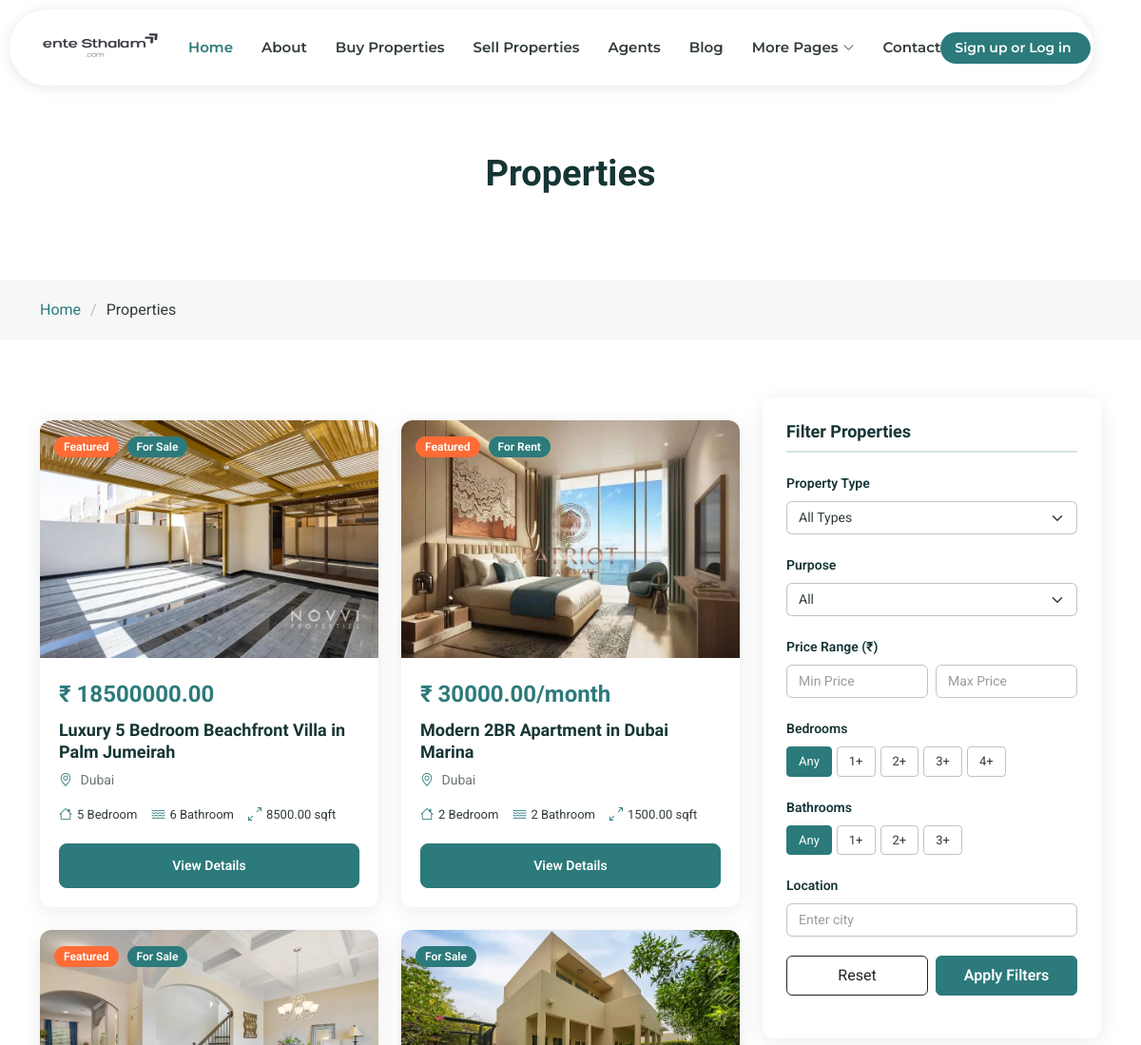
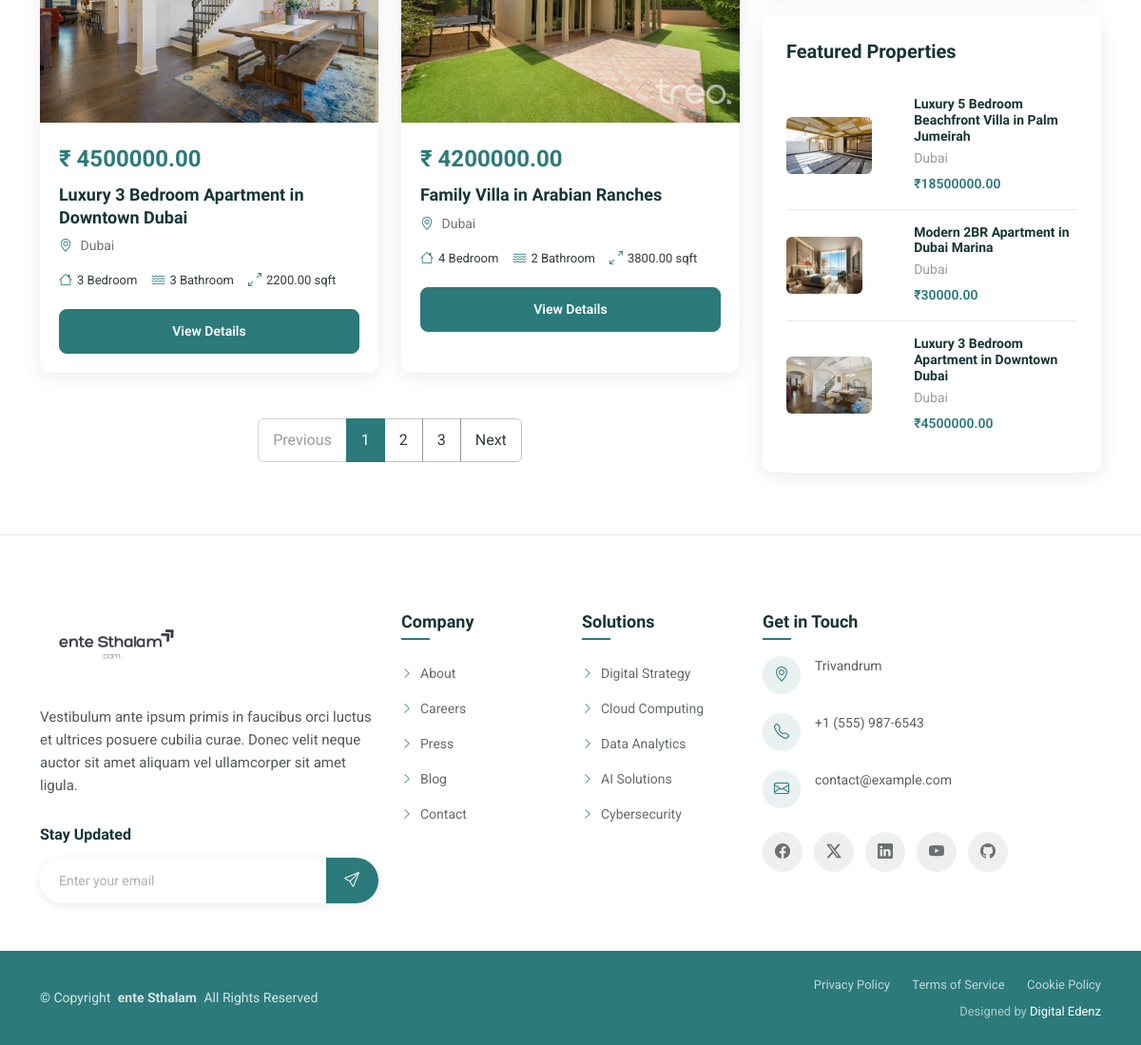
Screenshot of /properties/properties with the database file from the repository (2 pictures, top to bottom).
### properties/models.py (models this page shows, shortened)
class Property(models.Model):
    PROPERTY_TYPE_CHOICES = [
        ('apartment', 'Apartment'),
        ('villa', 'Villa'),
        ('townhouse', 'Townhouse'),
        ('penthouse', 'Penthouse'),
        ('residential_plot', 'Residential Plot'),
        ('commercial', 'Commercial'),
        ('office', 'Office'),
        ('warehouse', 'Warehouse'),
        ('land', 'Land'),
    ]
    PURPOSE_CHOICES = [
        ('sale', 'For Sale'),
        ('rent', 'For Rent'),
    ]
    FURNISHING_CHOICES = [
        ('furnished', 'Fully Furnished'),
        ('unfurnished', 'Unfurnished'),
        ('partially', 'Partially Furnished'),
    ]
    title = models.CharField(max_length=200)
    slug = models.SlugField(max_length=250,unique=True,blank=True)
    description = models.TextField()
    property_type = models.CharField(max_length=50,choices=PROPERTY_TYPE_CHOICES)
    purpose = models.CharField(max_length=10,choices=PURPOSE_CHOICES,default='sale')
    price = models.DecimalField(max_digits=12,decimal_places=2)
    address = models.TextField()
    city = models.CharField(max_length=100)
    location_latitude = models.DecimalField(max_digits=9, decimal_places=6, blank=True, null=True)
    location_longitude = models.DecimalField(max_digits=9, decimal_places=6, blank=True, null=True)
    bedrooms = models.PositiveIntegerField()
    bathrooms = models.PositiveIntegerField()
    parking_spaces = models.PositiveIntegerField(default=0)
    area_sqft = models.DecimalField(max_digits=8, decimal_places=2)
    furnishing = models.CharField(max_length=100,choices=FURNISHING_CHOICES,default='unfurnished')
    features = models.TextField(blank=True)  # Comma-separated features
    building_name = models.CharField(max_length=100, blank=True)
    floor_number = models.IntegerField(blank=True, null=True)
    total_floors = models.IntegerField(blank=True, null=True)
    year_built = models.PositiveIntegerField(
        validators=[MinValueValidator(1900), MaxValueValidator(2030)],
        blank=True, null=True
    )
    listed_by = models.ForeignKey(Account, on_delete=models.CASCADE, related_name='properties')
    is_verified = models.BooleanField(default=False)
    is_featured = models.BooleanField(default=False)
    is_published = models.BooleanField(default=True)
    created_at = models.DateTimeField(auto_now_add=True)
    updated_at = models.DateTimeField(auto_now=True)
    class Meta:
        verbose_name = "Property"
        verbose_name_plural = "Properties"
        ordering = ['-created_at']
        indexes = [
            models.Index(fields=['purpose', 'property_type']),
            models.Index(fields=['city', 'price']),
            models.Index(fields=['is_featured', 'is_published']),
        ]

class PropertyImage(models.Model):
    property = models.ForeignKey(Property,on_delete=models.CASCADE,related_name='images')
    image = models.ImageField(upload_to='properties_images/')
    caption = models.CharField(max_length=200,blank=True)
    is_primary = models.BooleanField(default=False)
    order = models.PositiveIntegerField(default=0)

### properties/views.py (the view)
# urls.py: path('properties/', include('properties.urls')),
def properties(request):
    property_type = request.GET.get('property_type','')
    purpose = request.GET.get('purpose','')
    city = request.GET.get('city','')
    min_price = request.GET.get('min_price','')
    max_price = request.GET.get('max_price','')
    bedrooms = request.GET.get('bedrooms','')
    bathrooms = request.GET.get('bathrooms','')
    properties = Property.objects.filter(is_verified = True,is_published=True).prefetch_related('images').select_related('listed_by')
    if property_type:
        properties = properties.filter(property_type=property_type)
    if purpose:
        properties = properties.filter(purpose=purpose)
    if city:
        properties = properties.filter(city__icontains = city)
    if min_price:
        properties = properties.filter(price__gte=min_price)
    if max_price:
        properties = properties.filter(price__lte = max_price)
    if bedrooms:
        properties = properties.filter(bedrooms__gte = int(bedrooms))
    if bathrooms:
        properties = properties.filter(bathrooms__gte = int(bathrooms))
    featured_properties = Property.objects.filter(is_featured = True,is_verified = True,is_published = True).prefetch_related('images')[:3]
    properties = properties.order_by('-is_featured', '-created_at')
    context = {
        'properties':properties,
        'featured': featured_properties,
        'property_types': Property.PROPERTY_TYPE_CHOICES,
        'purposes': Property.PURPOSE_CHOICES,
        'current_filters': {
            'property_type': property_type,
            'purpose': purpose,
            'city': city,
            'min_price': min_price,
            'max_price': max_price,
            'bedrooms': bedrooms,
            'bathrooms': bathrooms,
        }
    }
    return render(request,'properties/properties.html',context)

### Templates/properties/properties.html (shortened to what this page needs)
{% extends "includes/base.html" %}
{% load static %}
{% block content %}
<main class="main">
    <div class="page-title">
      <div class="heading">
        <div class="container">
          <div class="row d-flex justify-content-center text-center">
            <div class="col-lg-8">
              <h1 class="heading-title">Properties</h1>
            </div>
          </div>
        </div>
      </div>
      <nav class="breadcrumbs">
        <div class="container">
          <ol>
            <li><a href="{% url "home" %}">Home</a></li>
            <li class="current">Properties</li>
          </ol>
        </div>
      </nav>
    </div>
    <section id="properties" class="properties section">
      <div class="container" data-aos="fade-up" data-aos-delay="100">
        <div class="row">
          <div class="col-lg-8">
            <div class="properties-grid view-grid active" data-aos="fade-up" data-aos-delay="200">
              <div class="row g-4">
              {% if properties %}
                {% for pro in properties %}
                <div class="col-lg-6 col-md-6">
                  <div class="property-card">
                    <div class="property-image">
                      {% with pro.images.all|first as primary_image%}
                        {% if primary_image %}
                            <img src="{{ primary_image.image.url }}" alt="{{ property.title }}">
                        {% else %}
                            <img src="{% static 'images/no-image.jpg' %}" alt="No Image">
                        {% endif %}
                        {% endwith %}
                      <div class="property-badges">
                        {% if pro.is_featured %}
                        <span class="badge featured">Featured</span>
                        {% endif %}
                        <span class="badge for-sale">For {{ pro.purpose | capfirst }}</span>
                      </div>
                    </div>
                    <div class="property-content">
                        {% if pro.purpose == 'rent' %}
                        <div class="property-price">₹ {{ pro.price }}/month</div>
                        {% else %}
                      <div class="property-price">₹ {{ pro.price }}</div>
                      {% endif %}
                      <h4 class="property-title">{{ pro.title }}</h4>
                      <p class="property-location"><i class="bi bi-geo-alt"></i> {{ pro.city }}</p>
                      <div class="property-features">
                        <span><i class="bi bi-house"></i> {{ pro.bedrooms }} Bedroom</span>
                        <span><i class="bi bi-water"></i> {{ pro.bathrooms }} Bathroom </span>
                        <span><i class="bi bi-arrows-angle-expand"></i> {{ pro.area_sqft }} sqft</span>
                      </div>
                      <a href="{% url "property_details" pro.slug %}" class="btn btn-primary w-100">View Details</a>
                    </div>
                  </div>
                </div>
                {% endfor %}
                {% else %}
                <h4> Sorry result not found! </h4>
                {% endif %}
              </div>
            </div>
            <nav class="mt-5" data-aos="fade-up" data-aos-delay="300">
              <ul class="pagination justify-content-center">
                <li class="page-item disabled">
                  <a class="page-link" href="#" tabindex="-1">Previous</a>
                </li>
                <li class="page-item active"><a class="page-link" href="#">1</a></li>
                <li class="page-item"><a class="page-link" href="#">2</a></li>
                <li class="page-item"><a class="page-link" href="#">3</a></li>
                <li class="page-item">
                  <a class="page-link" href="#">Next</a>
                </li>
              </ul>
            </nav>
          </div>
          <div class="col-lg-4" data-aos="fade-up" data-aos-delay="200">
            <div class="properties-sidebar">
                <div class="filter-widget">
                    <h5 class="filter-title">Filter Properties</h5>
                    <form method="get" action="{% url 'properties' %}">
                        <div class="filter-section">
                            <label class="form-label">Property Type</label>
                            <select class="form-select" name="property_type">
                                <option value="">All Types</option>
                            </select>
                        </div>
                        <div class="filter-section">
                            <label class="form-label">Purpose</label>
                            <select class="form-select" name="purpose">
                                <option value="">All</option>
                            </select>
                        </div>
                        <div class="filter-section">
                            <label class="form-label">Price Range (₹)</label>
                            <div class="row g-2">
                                <div class="col-6">
                                    <input type="number" class="form-control" placeholder="Min Price"
                                        name="min_price" value="{{ current_filters.min_price }}">
                                </div>
                                <div class="col-6">
                                    <input type="number" class="form-control" placeholder="Max Price"
                                        name="max_price" value="{{ current_filters.max_price }}">
                                </div>
                            </div>
                        </div>
                        <div class="filter-section">
                            <label class="form-label">Bedrooms</label>
                            <div class="bedroom-filter">
                                <button type="button" class="btn btn-outline-secondary btn-sm filter-btn {% if not current_filters.bedrooms %}active{% endif %}"
                                        data-value="">Any</button>
                                <button type="button" class="btn btn-outline-secondary btn-sm filter-btn {% if current_filters.bedrooms == '1' %}active{% endif %}"
                                        data-value="1">1+</button>
                                <button type="button" class="btn btn-outline-secondary btn-sm filter-btn {% if current_filters.bedrooms == '2' %}active{% endif %}"
                                        data-value="2">2+</button>
                                <button type="button" class="btn btn-outline-secondary btn-sm filter-btn {% if current_filters.bedrooms == '3' %}active{% endif %}"
                                        data-value="3">3+</button>
                                <button type="button" class="btn btn-outline-secondary btn-sm filter-btn {% if current_filters.bedrooms == '4' %}active{% endif %}"
                                        data-value="4">4+</button>
                            </div>
                        </div>
                        <div class="filter-section">
                            <label class="form-label">Bathrooms</label>
                            <div class="bathroom-filter">
                                <button type="button" class="btn btn-outline-secondary btn-sm filter-btn {% if not current_filters.bathrooms %}active{% endif %}"
                                        data-value="">Any</button>
                                <button type="button" class="btn btn-outline-secondary btn-sm filter-btn {% if current_filters.bathrooms == '1' %}active{% endif %}"
                                        data-value="1">1+</button>
                                <button type="button" class="btn btn-outline-secondary btn-sm filter-btn {% if current_filters.bathrooms == '2' %}active{% endif %}"
                                        data-value="2">2+</button>
                                <button type="button" class="btn btn-outline-secondary btn-sm filter-btn {% if current_filters.bathrooms == '3' %}active{% endif %}"
                                        data-value="3">3+</button>
                            </div>
                        </div>
                        <div class="filter-section">
                            <label class="form-label">Location</label>
                            <input type="text" class="form-control" placeholder="Enter city"
                                name="city" value="{{ current_filters.city }}">
                        </div>
                        <div class="filter-section">
                            <div class="row g-2">
                                <div class="col-6">
                                    <a href="{% url 'properties' %}" class="btn btn-outline-dark w-100 p-2">Reset</a>
                                </div>
                                <div class="col-6">
                                    <button type="submit" class="btn btn-primary w-100 p-2">Apply Filters</button>
                                </div>
                            </div>
                        </div>
                    </form>
                </div>
              <div class="featured-properties mt-4">
                <h5>Featured Properties</h5>
                {% for feature in featured %}
                <div class="featured-item">
                  <div class="row g-3 align-items-center">
                    <div class="col-5">
                    {% if feature.images.all %}
                    <img src="{{ feature.images.all.0.image.url }}" alt="{{ feature.title }}" class="img-fluid rounded">
                    {% else %}
                        <img src="{% static 'images/no-image.jpg' %}" alt="No Image" class="img-fluid rounded">
                    {% endif %}
                    </div>
                    <div class="col-7">
                      <h6 class="mb-1">{{ feature.title }}</h6>
                      <p class="text-muted small mb-1">{{ feature.city }}</p>
                      <strong class="text-primary">₹{{ feature.price }}</strong>
                    </div>
                  </div>
                </div>
                {% endfor %}
              </div>
            </div>
          </div>
        </div>
      </div>
    </section>
  </main>
{% endblock %}

### rows the page displays
Property: image (picture), is_featured "Featured", purpose "Sale", price "18500000.00", title "Luxury 5 Bedroom Beachfront Villa in Palm Jumeirah", city "Dubai", bedrooms "5", bathrooms "6", area_sqft "8500.00", images.all.0.image (picture)
Property: image (picture), is_featured "Featured", purpose "Rent", price "30000.00", title "Modern 2BR Apartment in Dubai Marina", city "Dubai", bedrooms "2", bathrooms "2", area_sqft "1500.00", images.all.0.image (picture)
Property: image (picture), is_featured "Featured", purpose "Sale", price "4500000.00", title "Luxury 3 Bedroom Apartment in Downtown Dubai", city "Dubai", bedrooms "3", bathrooms "3", area_sqft "2200.00", images.all.0.image (picture)
Property: image (picture), purpose "Sale", price "4200000.00", title "Family Villa in Arabian Ranches", city "Dubai", bedrooms "4", bathrooms "2", area_sqft "3800.00"
